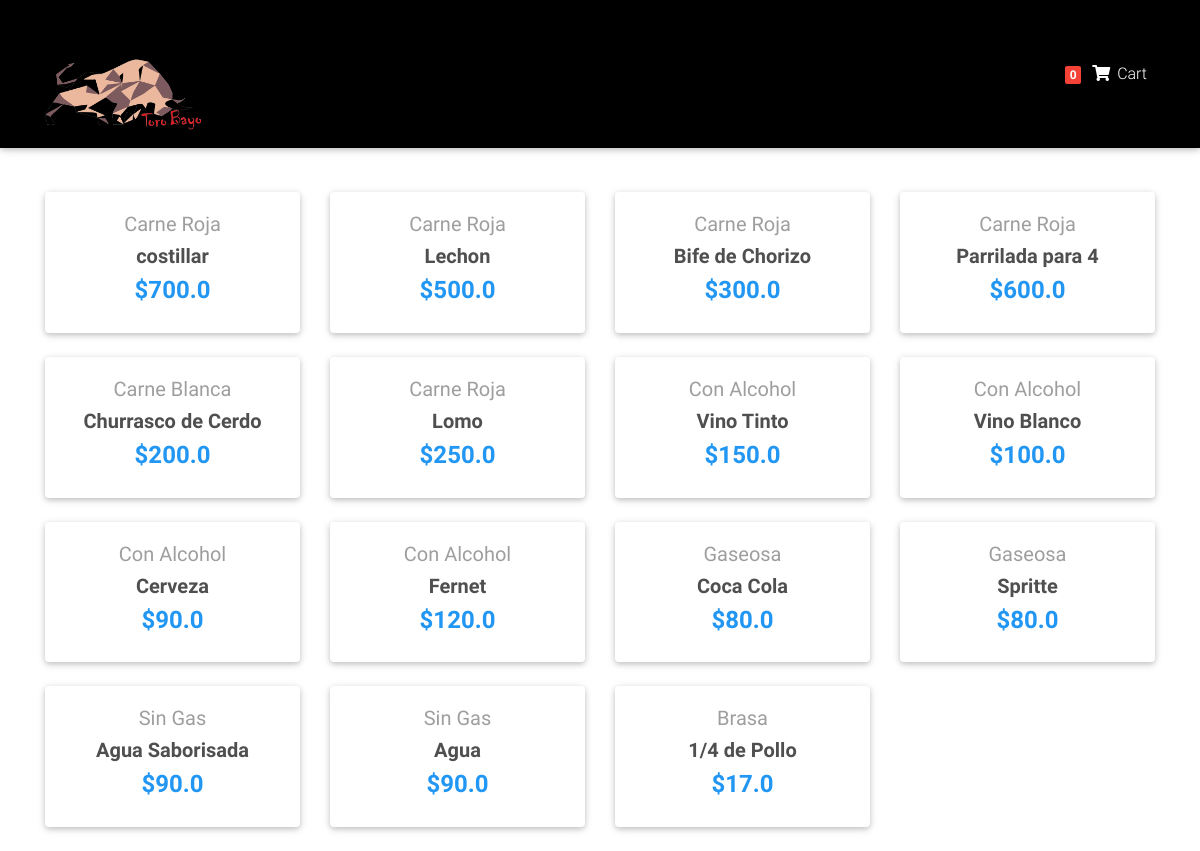
The app's page /grilla/ with its own data.
### Buffet/models.py (models this page shows, shortened)
class Item(models.Model):
    title = models.CharField(max_length=100)
    price = models.FloatField()
    category = models.CharField(choices=CATEGORY_CHOICES, max_length=2)
    slug = models.SlugField()
    descripcion = models.TextField()
    def get_absolute_url(self):
        return reverse("Buffet:product", kwargs={
            'slug': self.slug
        })

### Buffet/views.py (the view)
# urls.py: path('grilla/', HomeView.as_view()),
class HomeView(ListView):
    model = Item
    template_name = "home-page.html"

### Buffet/templatetags/cart_templatestags.py (called while the page is built)
@register.filter
def cart_item_count(user):
    if user.is_authenticated:
        qs = Order.objects.filter(user=user, ordered=False)
        if qs.exists():
            return qs[0].items.count()
    return 0

### Buffet/templates/home-page.html (shortened to what this page needs)
{% extends "base_cart.html" %}
{% load static %}
{% block content %}
  <main>
    <div class="container">
      <section class="text-center mb-4">
        <div class="row wow fadeIn">
          {% for item in object_list%}
          <div class="col-lg-3 col-md-6 mb-4">
            <div class="card">
              <div class="card-body text-center">
                <a href="" class="grey-text">
                  <h5>{{ item.get_category_display }}</h5>
                </a>
                <h5>
                  <strong>
                    <a href="{{ item.get_absolute_url }}" class="dark-grey-text">{{ item.title }}
                    </a>
                  </strong>
                </h5>
                <h4 class="font-weight-bold blue-text">
                  <strong>${{ item.price }}</strong>
                </h4>
              </div>
            </div>
          </div>
          {% endfor %}
        </div>
  </main>
{% endblock %}

### Buffet/templates/base_cart.html (shortened to what this page needs)
<!DOCTYPE html>
<html lang="en">
<head>
    {% load static i18n %}
  <link rel="stylesheet" href="https://use.fontawesome.com/releases/v5.11.2/css/all.css">
  <link href="{% static 'css/bootstrap.min.css' %}" rel="stylesheet">
  <link href="{% static 'css/mdb.min.css' %}" rel="stylesheet">
  <link href="{% static 'css/style.min.css' %}" rel="stylesheet">
  <link rel="stylesheet" href="https://use.fontawesome.com/releases/v5.11.2/css/all.css">
  <link href="{% static 'css/bootstrap.min.css' %}" rel="stylesheet">
  <link href="{% static 'css/mdb.min.css' %}" rel="stylesheet">
  <link href="{% static 'css/style.min.css' %}" rel="stylesheet">
</head>
<body>
    {% load static i18n %}
    {% include "navbar_cart.html" %}
    <br>
    <br><br>
    <br>
    <br>
    <br>
    <br>
    <br>
    {% block content %} {% endblock %}
</body>

### Buffet/templates/navbar_cart.html (shortened to what this page needs)
{% load static i18n %}
{% load cart_templatestags %}
{% block content %}
<nav class="navbar fixed-top navbar-expand-lg navbar-light black scrolling-navbar">
    <div class="container">
      <a href="/" class="navbar-brand" href="#"><img src="{% static 'images/logo.png' %}" class="logo" alt=""></a>
        <ul class="navbar-nav nav-flex-icons">
          <li class="nav-item">
            <a href="/order_summary/" class="nav-link waves-effect">
              <span class="badge red z-depth-1 mr-1"> {{ request.user|cart_item_count }} </span>
              <i class="fas fa-shopping-cart" style="color:white"></i>
              <span class="clearfix d-none d-sm-inline-block" style="color:white"> Cart </span>
            </a>
          </li>
        </ul>
      </div>
  </nav>
{% endblock %}

### Buffet/templates/base_cart.html (style rules this page uses)
html, body, header, .carousel { height: 60vh; }

### Buffet/templates/navbar_cart.html (style rules this page uses)
.logo { width: 160px; }
.navbar-brand { display: inline-block; float: none; }

### records on screen
Item: category "Carne Roja", title "costillar", price "700.0"
Item: category "Carne Roja", title "Lechon", price "500.0"
Item: category "Carne Roja", title "Bife de Chorizo", price "300.0"
Item: category "Carne Roja", title "Parrilada para 4", price "600.0"
Item: category "Carne Blanca", title "Churrasco de Cerdo", price "200.0"
Item: category "Carne Roja", title "Lomo", price "250.0"
Item: category "Con Alcohol", title "Vino Tinto", price "150.0"
Item: category "Con Alcohol", title "Vino Blanco", price "100.0"
Item: category "Con Alcohol", title "Cerveza", price "90.0"
Item: category "Con Alcohol", title "Fernet", price "120.0"
Item: category "Gaseosa", title "Coca Cola", price "80.0"
Item: category "Gaseosa", title "Spritte", price "80.0"
Item: category "Sin Gas", title "Agua Saborisada", price "90.0"
Item: category "Sin Gas", title "Agua", price "90.0"
Item: category "Brasa", title "1/4 de Pollo", price "17.0"

### other values on screen
{{ request.user|cart_item_count }} "0"
